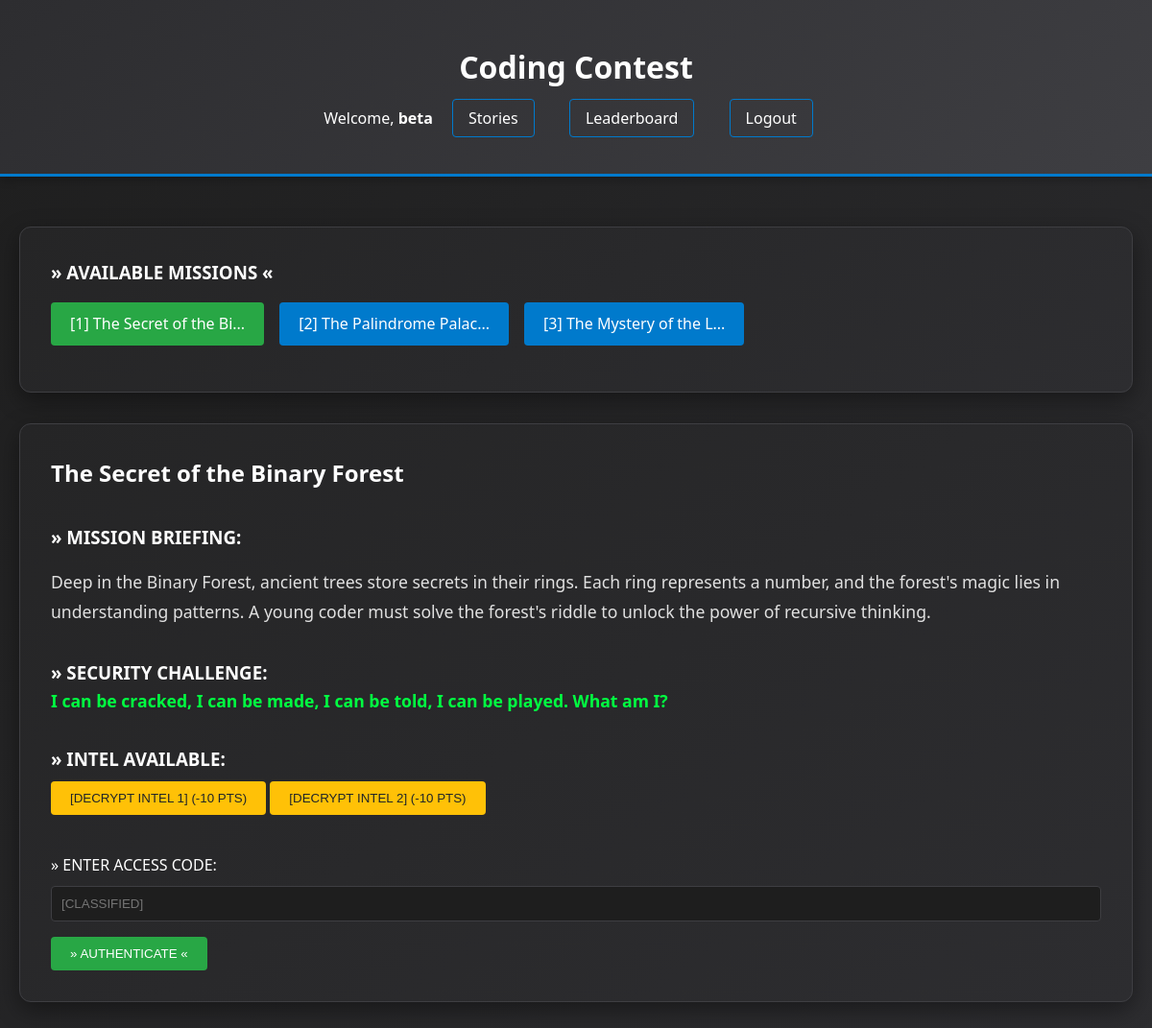
The app's page /story (signed in) with its own data.
### tables this page shows
CREATE TABLE stories (
    id INTEGER PRIMARY KEY AUTOINCREMENT,
    title TEXT NOT NULL,
    story_text TEXT NOT NULL,
    riddle_question TEXT NOT NULL,
    correct_answer TEXT NOT NULL,
    created_at TIMESTAMP DEFAULT (datetime('now', 'localtime'))
);

CREATE TABLE hints (
    id INTEGER PRIMARY KEY AUTOINCREMENT,
    story_id INTEGER NOT NULL,
    hint_number INTEGER NOT NULL,
    hint_text TEXT NOT NULL,
    penalty_points INTEGER DEFAULT 10,
    FOREIGN KEY (story_id) REFERENCES stories (id)
);

### app.py (the view)
@app.route('/story')
@app.route('/story/<int:story_id>')
@login_required
def story(story_id=None):
    conn = get_db()
    team_seed = hash(session['team_id']) % 1000
    random.seed(team_seed)
    all_stories = conn.execute('SELECT * FROM stories ORDER BY id').fetchall()
    story_list = list(all_stories)
    random.shuffle(story_list)
    current_story = None
    for randomized_story in story_list:
        progress = conn.execute(
            'SELECT * FROM team_progress WHERE team_id = ? AND story_id = ?',
            (session['team_id'], randomized_story['id'])
        ).fetchone()
        if not progress or not progress['coding_submitted']:
            current_story = randomized_story
            break
    if not current_story:
        current_story = story_list[0]
    if story_id is not None and story_id != current_story['id']:
        flash('Please complete stories in order')
        return redirect(url_for('story'))
    story_id = current_story['id']
    story = current_story
    progress = conn.execute(
        'SELECT * FROM team_progress WHERE team_id = ? AND story_id = ?',
        (session['team_id'], story_id)
    ).fetchone()
    hints = conn.execute(
        'SELECT * FROM hints WHERE story_id = ? ORDER BY hint_number',
        (story_id,)
    ).fetchall()
    used_hints = conn.execute(
        'SELECT hint_number FROM hints_used WHERE team_id = ? AND story_id = ?',
        (session['team_id'], story_id)
    ).fetchall()
    used_hint_numbers = [h['hint_number'] for h in used_hints]
    conn.close()
    return render_template('story.html',
                         story=story,
                         all_stories=story_list,
                         current_story_id=story_id,
                         progress=progress,
                         hints=hints,
                         used_hints=used_hint_numbers)

### app.py (called while the page is built)
@app.after_request
def add_security_headers(response):
    response.headers['X-Content-Type-Options'] = 'nosniff'
    response.headers['X-Frame-Options'] = 'DENY'
    response.headers['X-XSS-Protection'] = '1; mode=block'
    response.headers['Strict-Transport-Security'] = 'max-age=31536000; includeSubDomains'
    return response

def get_db():
    conn = sqlite3.connect(DATABASE, timeout=30.0)
    conn.row_factory = sqlite3.Row
    conn.execute('PRAGMA journal_mode=WAL')
    conn.execute('PRAGMA synchronous=NORMAL')
    conn.execute('PRAGMA cache_size=50000')  # Increased for gaming laptop
    conn.execute('PRAGMA temp_store=MEMORY')
    conn.execute('PRAGMA mmap_size=268435456')  # 256MB memory mapping
    return conn

def login_required(f):
    @wraps(f)
    def decorated_function(*args, **kwargs):
        if 'team_id' not in session:
            return redirect(url_for('login'))
        return f(*args, **kwargs)
    return decorated_function

### templates/story.html (shortened to what this page needs)
{% extends "base.html" %}
{% block content %}
<div class="card">
    <h3>» AVAILABLE MISSIONS «</h3>
    <div style="display: flex; gap: 1rem; flex-wrap: wrap; margin: 1rem 0;">
        {% for s in all_stories %}
            <a href="{{ url_for('story', story_id=s.id) }}"
               class="btn {% if s.id == current_story_id %}btn-success{% else %}btn{% endif %}"
               style="text-decoration: none;">
                [{{ loop.index }}] {{ s.title[:20] }}...
            </a>
        {% endfor %}
    </div>
</div>
<div class="card">
    <h2>{{ story.title }}</h2>
    <div style="margin: 2rem 0;">
        <h3>» MISSION BRIEFING:</h3>
        <p style="font-size: 1.1em; line-height: 1.8; margin: 1rem 0;">{{ story.story_text }}</p>
    </div>
    <div style="margin: 2rem 0;">
        <h3>» SECURITY CHALLENGE:</h3>
        <p style="font-size: 1.1em; font-weight: bold; color: #00ff41;">{{ story.riddle_question }}</p>
    </div>
    {% if not progress or not progress.story_solved %}
        {% if hints %}
        <div style="margin: 2rem 0;">
            <h3>» INTEL AVAILABLE:</h3>
            {% for hint in hints %}
                {% if hint.hint_number in used_hints %}
                    <div class="hint-box">
                        <strong>[INTEL {{ hint.hint_number }}]:</strong> {{ hint.hint_text }}
                        <span class="score-badge" style="background: #dc3545;">-10 PTS</span>
                    </div>
                {% else %}
                    <form method="POST" action="{{ url_for('use_hint') }}" style="display: inline;">
                        <button type="submit" class="btn btn-warning" style="margin: 0.5rem 0;">
                            [DECRYPT INTEL {{ hint.hint_number }}] (-10 PTS)
                        </button>
                    </form>
                {% endif %}
            {% endfor %}
        </div>
        {% endif %}
        <form method="POST" action="{{ url_for('solve_story') }}">
            <div class="form-group">
                <label for="answer">» ENTER ACCESS CODE:</label>
                <input type="text" id="answer" name="answer" placeholder="[CLASSIFIED]" required>
            </div>
            <button type="submit" class="btn btn-success">» AUTHENTICATE «</button>
        </form>
    {% endif %}
</div>
{% endblock %}

### templates/base.html (style rules this page uses)
* { margin: 0; padding: 0; box-sizing: border-box; -webkit-user-select: none; -moz-user-select: none; -ms-user-select: none; user-select: none; -webkit-touch-callout: none; -webkit-tap-highlight-color: transparent; }
input, textarea, [contenteditable="true"], .allow-select { -webkit-user-select: text !important; -moz-user-select: text !important; -ms-user-select: text !important; user-select: text !important; }
body { -webkit-user-drag: none; -khtml-user-drag: none; -moz-user-drag: none; -o-user-drag: none; }
body { font-family: 'Segoe UI', Tahoma, Geneva, Verdana, sans-serif; line-height: 1.6; background: linear-gradient(135deg, #1e1e1e 0%, #2d2d30 100%); color: #e0e0e0; min-height: 100vh; overflow-x: hidden; }
.card { background: linear-gradient(145deg, #252526 0%, #2d2d30 100%); padding: 2rem; border-radius: 12px; box-shadow: 0 8px 25px rgba(0, 0, 0, 0.4); margin-bottom: 2rem; border: 1px solid #3e3e42; transition: transform 0.2s ease, box-shadow 0.2s ease; }
.btn { background: #007acc; color: #fff; padding: 10px 20px; border: none; border-radius: 4px; cursor: pointer; text-decoration: none; display: inline-block; transition: all 0.3s ease; }
.btn-success { background: #28a745; }
.btn-warning { background: #ffc107; color: #212529; }
.form-group { margin-bottom: 1rem; }
.form-group label { display: block; margin-bottom: 0.5rem; font-weight: 500; color: #ffffff; }
.form-group input, .form-group textarea, .form-group select { width: 100%; padding: 10px; border: 1px solid #3e3e42; border-radius: 4px; background: #1e1e1e; color: #e0e0e0; }
h1, h2, h3, h4 { color: #ffffff; }

### records on screen
stories: title "The Secret of the Bi", title "The Secret of the Binary Forest", story_text "Deep in the Binary Forest, ancient trees store secrets in their rings. Each ring represents a number, and the forest's magic lies in understanding patterns. A young coder must solve the forest's riddle to unlock the power of recursive thinking.", riddle_question "I can be cracked, I can be made, I can be told, I can be played. What am I?"
stories: title "The Palindrome Palac"
stories: title "The Mystery of the L"
hints: hint_number "1"
hints: hint_number "2"

### other values on screen
{{ session.username }} "beta"
